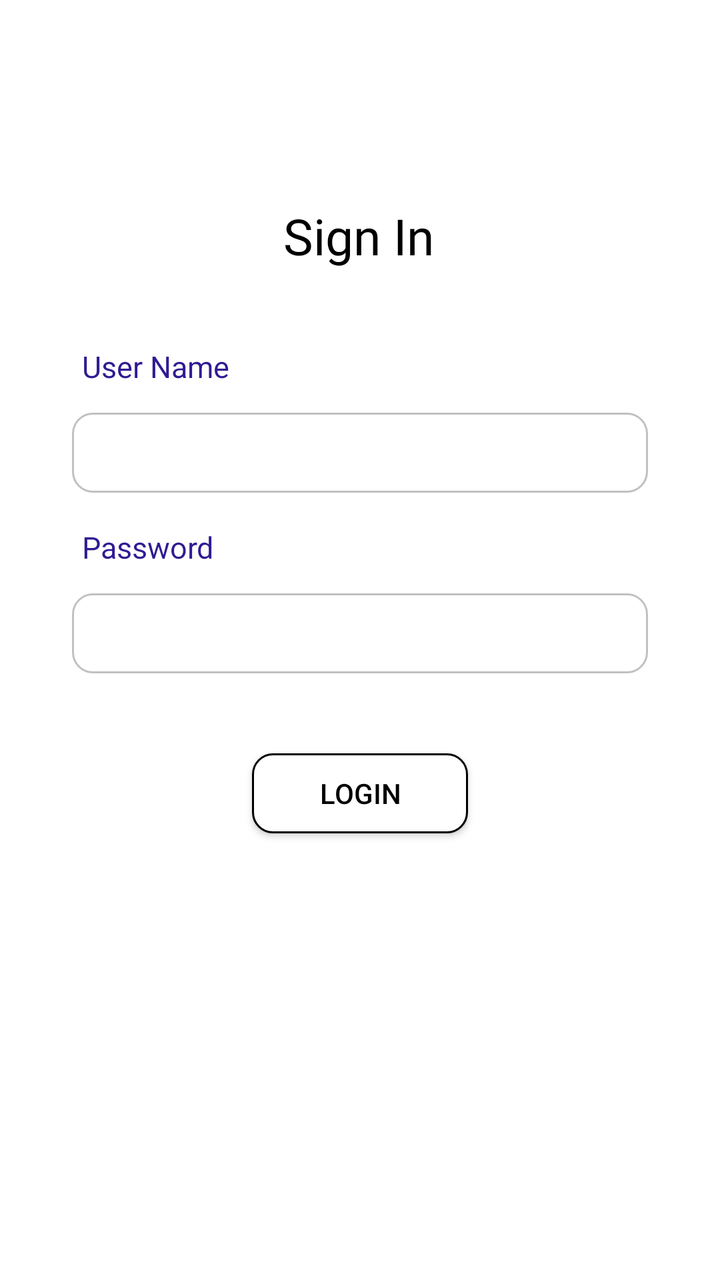
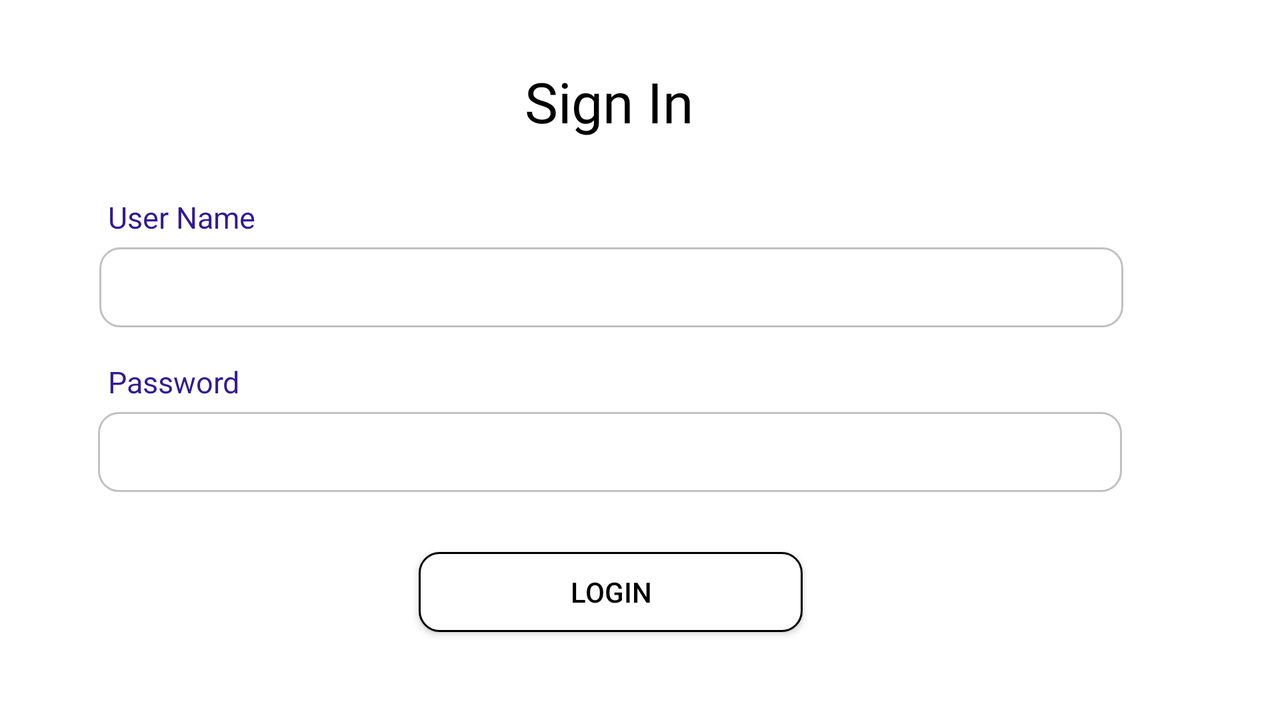

One screen, two layout resources from the same app: the default and the repository's alternative for another configuration. Each is rendered where Android would select it; the XML of both is given below.
<!-- AndroidManifest.xml: application theme AppTheme -->
<!-- res/layout/fragmmemt_account.xml -->
<?xml version="1.0" encoding="utf-8"?>
<androidx.constraintlayout.widget.ConstraintLayout xmlns:android="http://schemas.android.com/apk/res/android"
    xmlns:app="http://schemas.android.com/apk/res-auto"
    xmlns:tools="http://schemas.android.com/tools"
    android:layout_width="match_parent"

    android:layout_height="match_parent"
    android:background="#fff"
    android:orientation="vertical">


    <androidx.constraintlayout.widget.Guideline
        android:id="@+id/guideline2"
        android:layout_width="wrap_content"
        android:layout_height="wrap_content"
        android:orientation="horizontal"


        app:layout_constraintGuide_percent="0.15" />

    <androidx.constraintlayout.widget.Guideline
        android:id="@+id/guideline"
        android:layout_width="wrap_content"
        android:layout_height="wrap_content"
        android:orientation="horizontal"
        app:layout_constraintGuide_percent="0.20" />


    <EditText
        android:id="@+id/clientusername"
        android:layout_width="0dp"
        android:layout_height="40dp"
        android:layout_marginStart="8dp"
        android:layout_marginTop="8dp"
        android:layout_marginEnd="8dp"
        android:background="@drawable/text_style"

        android:ems="10"
        android:inputType="textPersonName"
        android:paddingLeft="10dp"
        android:textColor="#000"
        android:textColorHint="#000"

        app:layout_constraintEnd_toEndOf="parent"
        app:layout_constraintHorizontal_bias="0.5"
        app:layout_constraintStart_toStartOf="parent"
        app:layout_constraintTop_toBottomOf="@+id/textView5"
        app:layout_constraintWidth_percent=".80" />

    <EditText
        android:id="@+id/clientpassword"
        android:layout_width="0dp"
        android:layout_height="40dp"
        android:layout_marginTop="8dp"

        android:background="@drawable/text_style"
        android:ems="10"
        android:inputType="textPassword"
        android:paddingLeft="10dp"
        android:textColor="#000"
        android:textColorHint="#000"
        android:textStyle="italic"
        app:layout_constraintEnd_toEndOf="parent"
        app:layout_constraintStart_toStartOf="parent"
        app:layout_constraintTop_toBottomOf="@+id/textView6"
        app:layout_constraintWidth_percent=".80" />

    <Button
        android:id="@+id/button_login"
        android:layout_width="0dp"
        android:layout_height="40dp"
        android:layout_marginTop="40dp"

        android:background="@drawable/styletext"

        android:text="@string/login_btn"
        android:textColor="#000"

        android:textSize="14dp"
        app:layout_constraintEnd_toEndOf="parent"
        app:layout_constraintStart_toStartOf="parent"
        app:layout_constraintTop_toBottomOf="@+id/clientpassword"
        app:layout_constraintWidth_percent=".30" />

    <TextView
        android:id="@+id/imageView7"
        android:layout_width="wrap_content"
        android:layout_height="wrap_content"
        android:layout_marginTop="5dp"
        android:text="Sign In"
        android:fontFamily="@font/peacehouston"
        android:textColor="#000"
        android:textSize="25dp"
        app:layout_constraintEnd_toEndOf="parent"
        app:layout_constraintHorizontal_bias="0.498"
        app:layout_constraintStart_toStartOf="parent"
        app:layout_constraintTop_toTopOf="@+id/guideline2" />

    <TextView

        android:id="@+id/textView5"
        android:layout_width="0dp"
        android:layout_height="wrap_content"
        android:layout_marginTop="40dp"
        android:gravity="left"
        android:padding="5dp"
        android:text="User Name"
        android:textColor="#311b92"
        android:textSize="15dp"
        app:layout_constraintEnd_toEndOf="parent"
        app:layout_constraintHorizontal_bias="0.5"
        app:layout_constraintStart_toStartOf="parent"
        app:layout_constraintTop_toTopOf="@+id/guideline"
        app:layout_constraintWidth_percent=".80" />

    <TextView
        android:id="@+id/textView6"
        android:layout_width="0dp"
        android:layout_height="wrap_content"
        android:layout_marginTop="12dp"
        android:padding="5dp"
        android:text="Password"
        android:textColor="#311b92"

        android:textSize="15dp"
        app:layout_constraintEnd_toEndOf="parent"
        app:layout_constraintStart_toStartOf="parent"
        app:layout_constraintTop_toBottomOf="@+id/clientusername"
        app:layout_constraintWidth_percent=".80" />

    <ImageView
        android:id="@+id/imageView4"
        android:layout_width="50dp"
        android:layout_height="50dp"
        app:layout_constraintBottom_toTopOf="@+id/guideline2"
        app:layout_constraintEnd_toEndOf="parent"
        app:layout_constraintHorizontal_bias="0.5"
        app:layout_constraintStart_toStartOf="parent"
        app:layout_constraintTop_toTopOf="parent"
        app:layout_constraintVertical_bias="0.866"
        app:srcCompat="@drawable/login" />

</androidx.constraintlayout.widget.ConstraintLayout>
<!-- resources referenced by this layout -->
<resources>
  <!-- drawable styletext (drawable) -->
  <?xml version="1.0" encoding="utf-8"?>
  <shape xmlns:android="http://schemas.android.com/apk/res/android">
  
      <corners android:radius="10dp" />
  
      <stroke android:width="3px" android:color="#000000" />
      <solid android:color="#fff"/>
  </shape>
  <!-- drawable text_style (drawable) -->
  <?xml version="1.0" encoding="utf-8"?>
  <shape xmlns:android="http://schemas.android.com/apk/res/android">
  
  
      <corners android:radius="10dp" />
  
      <stroke android:width="3px" android:color="#c1c1c1" />
  
      <solid android:color="#fff"/>
  </shape>
  <string name="login_btn">Login</string>
  <style name="AppTheme" parent="Theme.AppCompat.Light.NoActionBar">
          
  
          <item name="colorPrimaryDark">@color/colorPrimaryDark</item>
  
      </style>
  <color name="colorPrimaryDark">#6539ba</color>
</resources>
<!-- res/layout-land/fragmmemt_account.xml (the repository's variant of the layout above) -->
<!-- drawn on the phone turned sideways -->
<?xml version="1.0" encoding="utf-8"?>
<androidx.core.widget.NestedScrollView xmlns:android="http://schemas.android.com/apk/res/android"
    xmlns:app="http://schemas.android.com/apk/res-auto"
    xmlns:tools="http://schemas.android.com/tools"
    android:layout_width="match_parent"
    android:layout_height="match_parent"
    android:background="#fff"
    android:orientation="vertical">
    <androidx.constraintlayout.widget.ConstraintLayout
        android:layout_width="match_parent"
        android:layout_height="match_parent">


    <androidx.constraintlayout.widget.Guideline
        android:id="@+id/guideline2"
        android:layout_width="wrap_content"
        android:layout_height="wrap_content"
        android:orientation="horizontal"


        app:layout_constraintGuide_percent="0.15" />

    <androidx.constraintlayout.widget.Guideline
        android:id="@+id/guideline"
        android:layout_width="wrap_content"
        android:layout_height="wrap_content"
        android:orientation="horizontal"
        app:layout_constraintGuide_percent="0.20" />


        <EditText
            android:id="@+id/clientusername"
            android:layout_width="0dp"
            android:layout_height="40dp"
            android:layout_marginStart="8dp"
            android:layout_marginEnd="8dp"
            android:background="@drawable/text_style"

            android:ems="10"
            android:inputType="textPersonName"
            android:paddingLeft="10dp"
            android:textColor="#000"
            android:textColorHint="#000"

            app:layout_constraintEnd_toEndOf="parent"
            app:layout_constraintHorizontal_bias="0.372"
            app:layout_constraintStart_toStartOf="parent"
            app:layout_constraintTop_toBottomOf="@+id/textView5"
            app:layout_constraintWidth_percent=".80" />

        <EditText
            android:id="@+id/clientpassword"
            android:layout_width="0dp"
            android:layout_height="40dp"

            android:background="@drawable/text_style"
            android:ems="10"
            android:inputType="textPassword"
            android:paddingLeft="10dp"
            android:textColor="#000"
            android:textColorHint="#000"
            android:textStyle="italic"
            app:layout_constraintBottom_toBottomOf="parent"
            app:layout_constraintEnd_toEndOf="parent"
            app:layout_constraintHorizontal_bias="0.384"
            app:layout_constraintStart_toStartOf="parent"
            app:layout_constraintTop_toBottomOf="@+id/textView6"
            app:layout_constraintVertical_bias="0.0"
            app:layout_constraintWidth_percent=".80" />

        <Button
            android:id="@+id/button_login"
            android:layout_width="0dp"
            android:layout_height="40dp"
            android:layout_marginTop="30dp"
            android:layout_marginBottom="25dp"

            android:background="@drawable/styletext"

            android:text="@string/login_btn"
            android:textColor="#000"

            android:textSize="14dp"
            app:layout_constraintBottom_toBottomOf="parent"
            app:layout_constraintEnd_toEndOf="parent"
            app:layout_constraintHorizontal_bias="0.467"
            app:layout_constraintStart_toStartOf="parent"
            app:layout_constraintTop_toBottomOf="@+id/clientpassword"
            app:layout_constraintVertical_bias="0.166"
            app:layout_constraintWidth_percent=".30" />

        <TextView
            android:id="@+id/imageView7"
            android:layout_width="wrap_content"
            android:layout_height="wrap_content"
            android:fontFamily="@font/peacehouston"
            android:text="Sign In"
            android:textColor="#000"
            android:textSize="28dp"
            app:layout_constraintBottom_toBottomOf="parent"
            app:layout_constraintEnd_toEndOf="parent"
            app:layout_constraintHorizontal_bias="0.472"
            app:layout_constraintStart_toStartOf="parent"
            app:layout_constraintTop_toTopOf="parent"
            app:layout_constraintVertical_bias="0.105" />

        <TextView

            android:id="@+id/textView5"
            android:layout_width="0dp"
            android:layout_height="wrap_content"
            android:layout_marginTop="24dp"
            android:gravity="left"
            android:padding="5dp"
            android:text="User Name"
            android:textColor="#311b92"
            android:textSize="15dp"
            app:layout_constraintEnd_toEndOf="parent"
            app:layout_constraintHorizontal_bias="0.384"
            app:layout_constraintStart_toStartOf="parent"
            app:layout_constraintTop_toBottomOf="@+id/imageView7"
            app:layout_constraintWidth_percent=".80" />

        <TextView
            android:id="@+id/textView6"
            android:layout_width="0dp"
            android:layout_height="wrap_content"
            android:padding="5dp"
            android:text="Password"
            android:textColor="#311b92"

            android:textSize="15dp"
            app:layout_constraintBottom_toBottomOf="parent"
            app:layout_constraintEnd_toEndOf="parent"
            app:layout_constraintHorizontal_bias="0.384"
            app:layout_constraintStart_toStartOf="parent"
            app:layout_constraintTop_toBottomOf="@+id/clientusername"
            app:layout_constraintVertical_bias="0.083"
            app:layout_constraintWidth_percent=".80" />
    </androidx.constraintlayout.widget.ConstraintLayout>
</androidx.core.widget.NestedScrollView>
